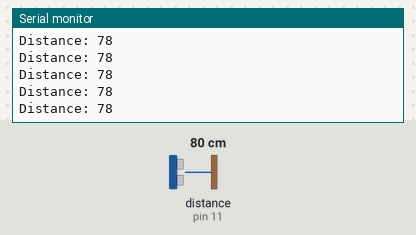
This sketch was run on a simulated Arduino Uno, built with avr-gcc and run on an emulated ATmega328P. Parts: the last lines printed to the serial monitor. Wiring (inferred from the names in the program): ultrasonic range finder: trigger pin 12; echo pin 11. Inputs (shaded band) come from the test bench; at power-on: distance to the obstacle (sensor on pin 11) 80 cm. The echo pulse lasts 58.3 µs per cm.

Above: at 1.2 s.
1.3 s: distance to the obstacle (sensor on pin 11) set to 2 cm
At 2.4 s:
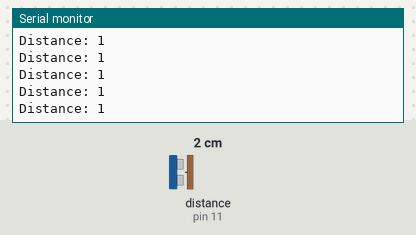
4.3 s: distance to the obstacle (sensor on pin 11) set to 120 cm
At 5.3 s:
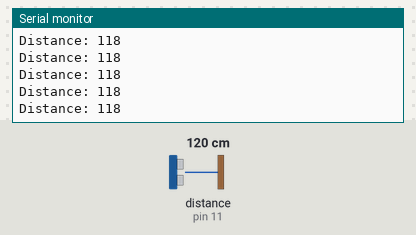
7.3 s: distance to the obstacle (sensor on pin 11) set to 4 cm
At 8.0 s:
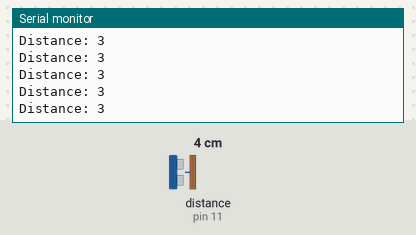
10.3 s: distance to the obstacle (sensor on pin 11) set to 18 cm
At 11.1 s:
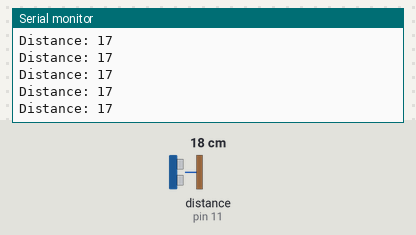
Timing chart, 0 to 13.3 s (numbered marks = the images above; inputs shaded):
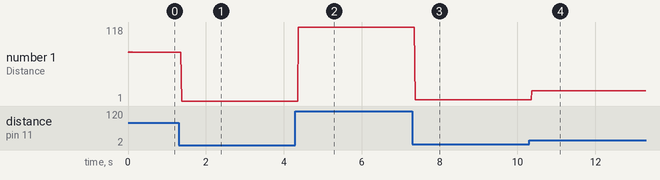

The sketch:

ultrasonic-sensor-test.ino
```cpp
/*
* Ultrasonic Sensor HC-SR04 and Arduino Tutorial
*
* Crated by Dejan Nedelkovski,
* www.HowToMechatronics.com
*
*/
// defines pins numbers
const int trigPin = 12;
const int echoPin = 11;

// defines variables
long duration;
int distance;
void setup() {
  pinMode(trigPin, OUTPUT); // Sets the trigPin as an Output
  pinMode(echoPin, INPUT); // Sets the echoPin as an Input
  Serial.begin(9600); // Starts the serial communication
}
void loop() {

  // Calculate distance and print it to the serial monitor
  int distance = getDistance(trigPin, echoPin);
  Serial.print("Distance: ");
  Serial.println(distance);

  // Pause before looping again
}

int getDistance(int tPin, int ePin) {
  // Clears the trigPin
  digitalWrite(tPin, LOW);
  delayMicroseconds(2);

  // Sets the trigPin on HIGH state for 10 micro seconds
  digitalWrite(tPin, HIGH);
  delayMicroseconds(10);
  digitalWrite(tPin, LOW);

  // Reads the echoPin, returns the sound wave travel time in microseconds
  duration = pulseIn(ePin, HIGH);

  // Calculating the distance
  distance= duration*0.034/2;
  return distance;
}
```

Measured:
- after the input at 1.3 s, the serial monitor: prints a new line after 0.07 s (image 1)
- after the input at 4.3 s, the serial monitor: prints a new line after 0.08 s (image 2)
- after the input at 7.3 s, the serial monitor: prints a new line after 0.07 s (image 3)
- after the input at 10.3 s, the serial monitor: prints a new line after 0.07 s (image 4)
- plotted number 1: 78 → 1 after the input at 1.3 s, 1 → 118 after the input at 4.3 s, 118 → 3 after the input at 7.3 s, 3 → 1 after the input at 10.3 s
